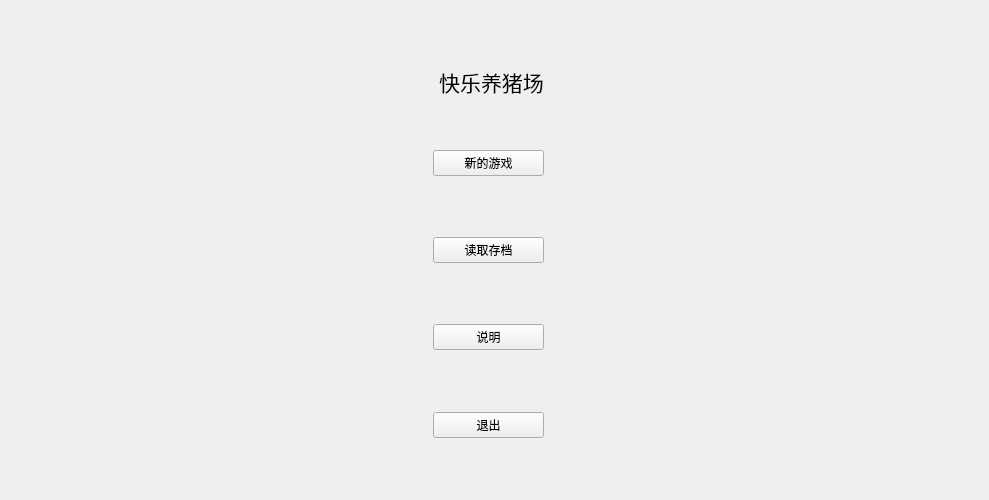
      <widget class="QWidget" name="beg">
       <layout class="QGridLayout" name="gridLayout_2">
        <item row="5" column="2">
         <spacer name="verticalSpacer_3">
          <property name="orientation">
           <enum>Qt::Vertical</enum>
          </property>
          <property name="sizeHint" stdset="0">
           <size>
            <width>20</width>
            <height>55</height>
           </size>
          </property>
         </spacer>
        </item>
        <item row="1" column="4">
         <spacer name="horizontalSpacer_2">
          <property name="orientation">
           <enum>Qt::Horizontal</enum>
          </property>
          <property name="sizeHint" stdset="0">
           <size>
            <width>73</width>
            <height>20</height>
           </size>
          </property>
         </spacer>
        </item>
        <item row="10" column="2">
         <spacer name="verticalSpacer_5">
          <property name="orientation">
           <enum>Qt::Vertical</enum>
          </property>
          <property name="sizeHint" stdset="0">
           <size>
            <width>20</width>
            <height>56</height>
           </size>
          </property>
         </spacer>
        </item>
        <item row="6" column="0">
         <spacer name="horizontalSpacer_5">
          <property name="orientation">
           <enum>Qt::Horizontal</enum>
          </property>
          <property name="sizeHint" stdset="0">
           <size>
            <width>281</width>
            <height>20</height>
           </size>
          </property>
         </spacer>
        </item>
        <item row="4" column="0">
         <spacer name="horizontalSpacer_3">
          <property name="orientation">
           <enum>Qt::Horizontal</enum>
          </property>
          <property name="sizeHint" stdset="0">
           <size>
            <width>416</width>
            <height>20</height>
           </size>
          </property>
         </spacer>
        </item>
        <item row="11" column="1" rowspan="2" colspan="2">
         <widget class="QPushButton" name="exit">
          <property name="text">
           <string>退出</string>
          </property>
         </widget>
        </item>
        <item row="1" column="2">
         <widget class="QLabel" name="Title">
          <property name="text">
           <string>&lt;html&gt;&lt;head/&gt;&lt;body&gt;&lt;p&gt;&lt;span style=&quot; font-size:16pt;&quot;&gt;快乐养猪场&lt;/span&gt;&lt;/p&gt;&lt;/body&gt;&lt;/html&gt;</string>
          </property>
          <property name="textFormat">
           <enum>Qt::AutoText</enum>
          </property>
          <property name="alignment">
           <set>Qt::AlignCenter</set>
          </property>
         </widget>
        </item>
        <item row="6" column="4">
         <spacer name="horizontalSpacer_6">
          <property name="orientation">
           <enum>Qt::Horizontal</enum>
          </property>
          <property name="sizeHint" stdset="0">
           <size>
            <width>403</width>
            <height>20</height>
           </size>
          </property>
         </spacer>
        </item>
        <item row="0" column="2">
         <spacer name="verticalSpacer_2">
          <property name="orientation">
           <enum>Qt::Vertical</enum>
          </property>
          <property name="sizeHint" stdset="0">
           <size>
            <width>20</width>
            <height>55</height>
           </size>
          </property>
         </spacer>
        </item>
        <item row="2" column="2">
         <spacer name="verticalSpacer">
          <property name="orientation">
           <enum>Qt::Vertical</enum>
          </property>
          <property name="sizeHint" stdset="0">
           <size>
            <width>20</width>
            <height>46</height>
           </size>
          </property>
         </spacer>
        </item>
        <item row="4" column="1" colspan="2">
         <widget class="QPushButton" name="newGame">
          <property name="text">
           <string>新的游戏</string>
          </property>
         </widget>
        </item>
        <item row="1" column="0" colspan="2">
         <spacer name="horizontalSpacer">
          <property name="orientation">
           <enum>Qt::Horizontal</enum>
          </property>
          <property name="sizeHint" stdset="0">
           <size>
            <width>74</width>
            <height>20</height>
           </size>
          </property>
         </spacer>
        </item>
        <item row="9" column="0">
         <spacer name="horizontalSpacer_7">
          <property name="orientation">
           <enum>Qt::Horizontal</enum>
          </property>
          <property name="sizeHint" stdset="0">
           <size>
            <width>416</width>
            <height>20</height>
           </size>
          </property>
         </spacer>
        </item>
        <item row="8" column="2">
         <spacer name="verticalSpacer_4">
          <property name="orientation">
           <enum>Qt::Vertical</enum>
          </property>
          <property name="sizeHint" stdset="0">
           <size>
            <width>20</width>
            <height>55</height>
           </size>
          </property>
         </spacer>
        </item>
        <item row="9" column="4" colspan="2">
         <spacer name="horizontalSpacer_8">
          <property name="orientation">
           <enum>Qt::Horizontal</enum>
          </property>
          <property name="sizeHint" stdset="0">
           <size>
            <width>422</width>
            <height>20</height>
           </size>
          </property>
         </spacer>
        </item>
        <item row="9" column="1" colspan="2">
         <widget class="QPushButton" name="explation">
          <property name="text">
           <string>说明</string>
          </property>
         </widget>
        </item>
        <item row="11" column="4" rowspan="2">
         <spacer name="horizontalSpacer_10">
          <property name="orientation">
           <enum>Qt::Horizontal</enum>
          </property>
          <property name="sizeHint" stdset="0">
           <size>
            <width>415</width>
            <height>20</height>
           </size>
          </property>
         </spacer>
        </item>
        <item row="11" column="0" rowspan="2">
         <spacer name="horizontalSpacer_9">
          <property name="orientation">
           <enum>Qt::Horizontal</enum>
          </property>
          <property name="sizeHint" stdset="0">
           <size>
            <width>416</width>
            <height>20</height>
           </size>
          </property>
         </spacer>
        </item>
        <item row="4" column="3" colspan="2">
         <spacer name="horizontalSpacer_4">
          <property name="orientation">
           <enum>Qt::Horizontal</enum>
          </property>
          <property name="sizeHint" stdset="0">
           <size>
            <width>422</width>
            <height>20</height>
           </size>
          </property>
         </spacer>
        </item>
        <item row="13" column="2">
         <spacer name="verticalSpacer_6">
          <property name="orientation">
           <enum>Qt::Vertical</enum>
          </property>
          <property name="sizeHint" stdset="0">
           <size>
            <width>20</width>
            <height>51</height>
           </size>
          </property>
         </spacer>
        </item>
        <item row="6" column="1" colspan="2">
         <widget class="QPushButton" name="load">
          <property name="text">
           <string>读取存档</string>
          </property>
         </widget>
        </item>
       </layout>
      </widget>
